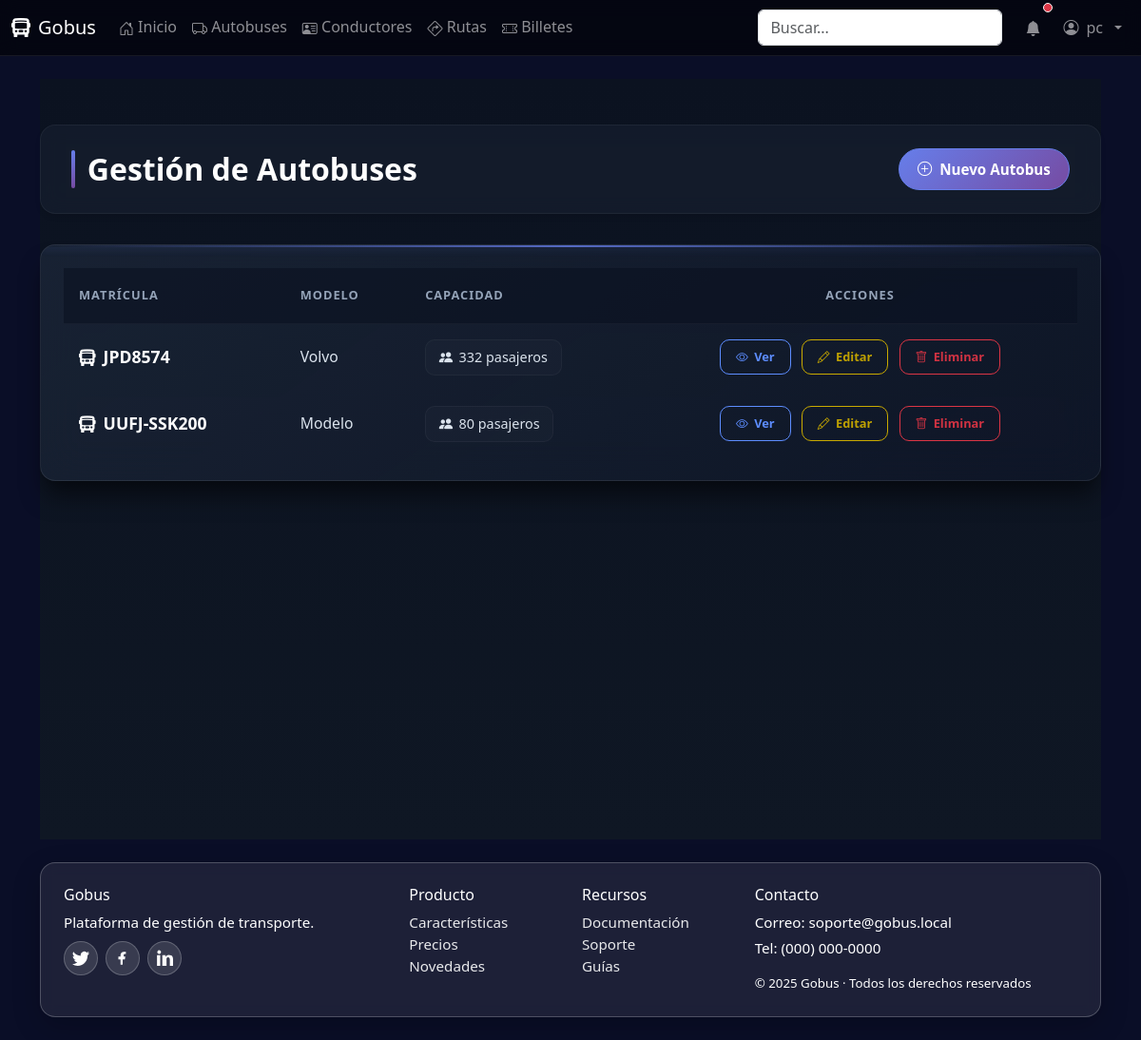
Before: /autobuses/ (signed in) with the older database file.
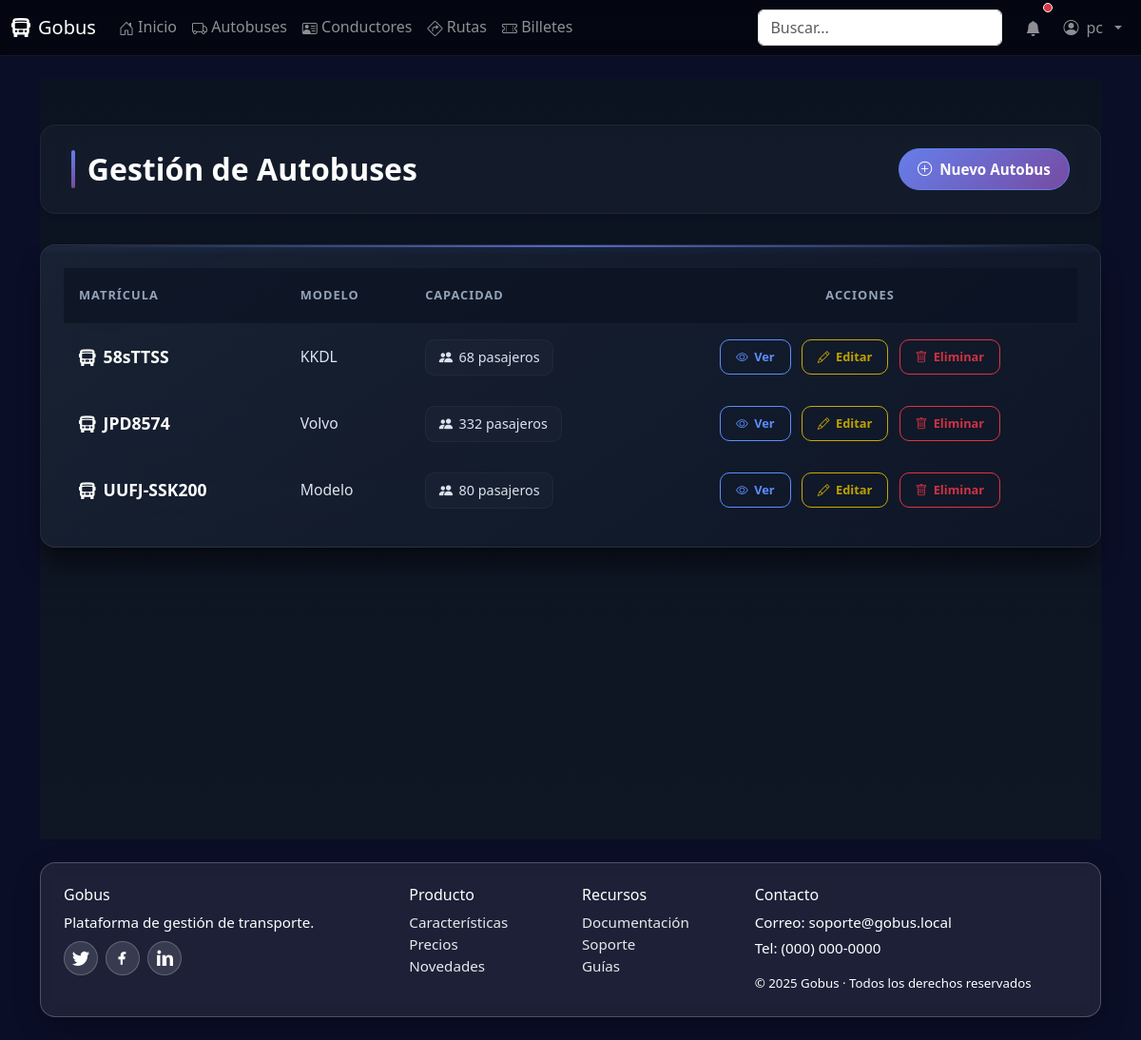
After: the same page with the newer database file.
### core/models.py (models this page shows, shortened)
class Autobus(models.Model):
    matricula = models.CharField(max_length=20, unique=True)
    capacidad = models.PositiveIntegerField()
    modelo = models.CharField(max_length=100)

### core/views.py (the view)
# urls.py: path('autobuses/', views.autobus_list, name='autobus_list'),
@login_required
def autobus_list(request):
    autobuses = Autobus.objects.all().order_by('matricula')
    paginator = Paginator(autobuses, 10)
    page_number = request.GET.get('page')
    page_obj = paginator.get_page(page_number)
    context = {
        'page_obj': page_obj,
        'title': 'Gestión de Autobuses'
    }
    return render(request, 'core/autobus/autobus_list.html', context)

### core/templates/core/autobus/autobus_list.html (shortened to what this page needs)
{% extends 'base.html' %}
{% load static %}
{% block head_extra %}
<link href="{% static 'core/css/home-modern.css' %}" rel="stylesheet">
<link href="{% static 'core/css/crud.css' %}" rel="stylesheet">
{% endblock %}
{% block content %}
<div class="crud-container">
  <div class="page-header">
    <h1 class="page-title">{{ title }}</h1>
    <a href="{% url 'autobus_create' %}" class="btn-create">
      <i class="bi bi-plus-circle"></i>
      Nuevo Autobus
    </a>
  </div>
  {% if page_obj %}
    <div class="table-container">
      <div class="table-responsive">
        <table class="modern-table">
          <thead>
            <tr>
              <th>Matrícula</th>
              <th>Modelo</th>
              <th>Capacidad</th>
              <th>Acciones</th>
            </tr>
          </thead>
          <tbody>
            {% for autobus in page_obj %}
              <tr>
                <td data-label="Matrícula">
                  <div class="matricula-cell">
                    <i class="bi bi-bus-front-fill"></i>
                    {{ autobus.matricula }}
                  </div>
                </td>
                <td class="modelo-cell" data-label="Modelo">{{ autobus.modelo }}</td>
                <td data-label="Capacidad">
                  <div class="capacidad-badge">
                    <i class="bi bi-people-fill"></i>
                    {{ autobus.capacidad }} pasajeros
                  </div>
                </td>
                <td data-label="Acciones">
                  <div class="action-cell">
                    <a href="{% url 'autobus_detail' autobus.pk %}" class="btn-action btn-view">
                      <i class="bi bi-eye"></i> Ver
                    </a>
                    <a href="{% url 'autobus_edit' autobus.pk %}" class="btn-action btn-edit">
                      <i class="bi bi-pencil"></i> Editar
                    </a>
                    <a href="{% url 'autobus_delete' autobus.pk %}" class="btn-action btn-delete">
                      <i class="bi bi-trash"></i> Eliminar
                    </a>
                  </div>
                </td>
              </tr>
            {% endfor %}
          </tbody>
        </table>
      </div>
    </div>
  {% endif %}
</div>
{% endblock %}

Changed rows visible on the page:
added Autobus: matricula "58sTTSS", modelo "KKDL", capacidad "68"
